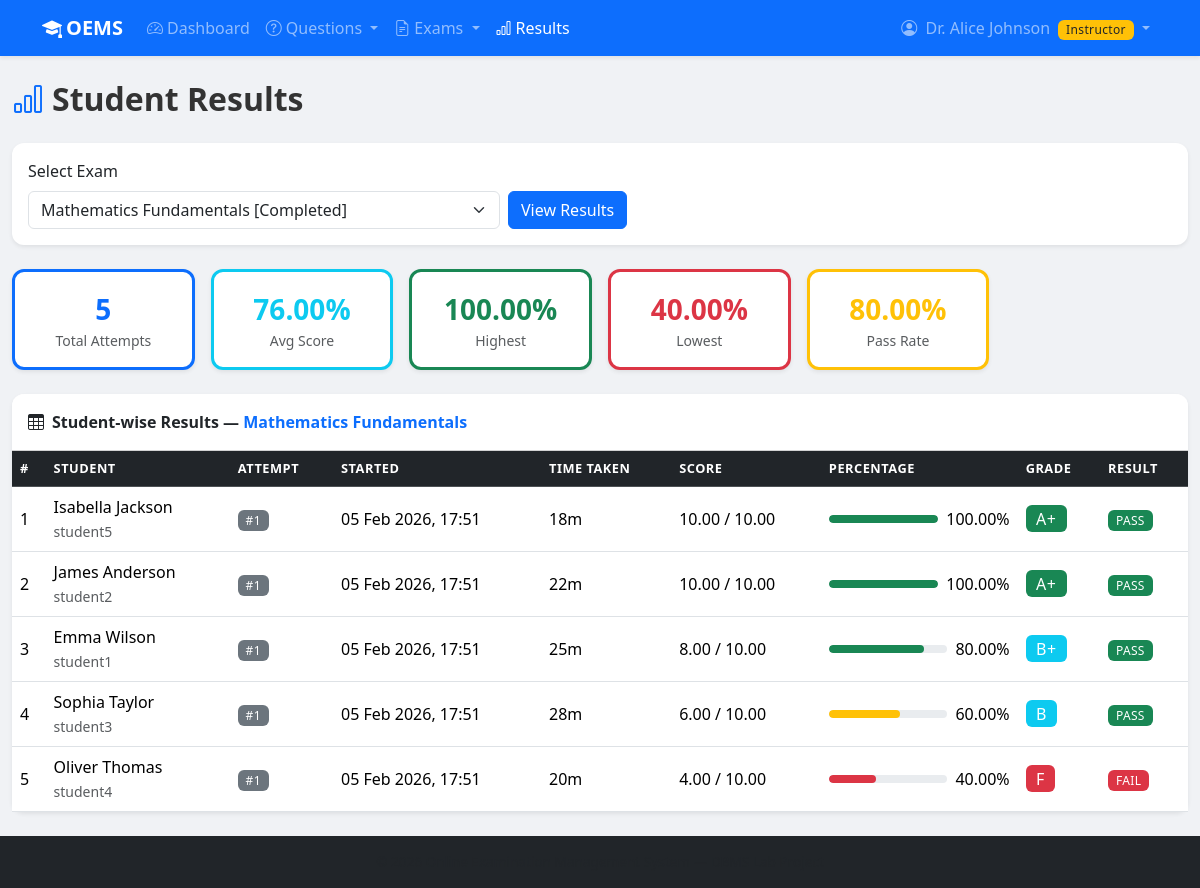
/instructor/student_results.php?exam_id=1 (signed in), run on the app's committed database.
### tables this page shows
CREATE TABLE exams (
    id               INT UNSIGNED AUTO_INCREMENT PRIMARY KEY,
    title            VARCHAR(200) NOT NULL,
    description      TEXT         DEFAULT NULL,
    category_id      INT UNSIGNED NOT NULL,
    created_by       INT UNSIGNED NOT NULL,
    total_marks      DECIMAL(7,2) NOT NULL,
    passing_marks    DECIMAL(7,2) NOT NULL,
    duration_minutes INT UNSIGNED NOT NULL,
    start_time       DATETIME     NOT NULL,
    end_time         DATETIME     NOT NULL,
    is_randomized    TINYINT(1)   NOT NULL DEFAULT 0,
    max_attempts     INT UNSIGNED NOT NULL DEFAULT 1,
    status           ENUM('draft','active','completed','cancelled') NOT NULL DEFAULT 'draft',
    created_at       DATETIME     NOT NULL DEFAULT CURRENT_TIMESTAMP,
    updated_at       DATETIME     NOT NULL DEFAULT CURRENT_TIMESTAMP ON UPDATE CURRENT_TIMESTAMP,
    CONSTRAINT fk_exams_category   FOREIGN KEY (category_id) REFERENCES categories(id) ON DELETE RESTRICT,
    CONSTRAINT fk_exams_created_by FOREIGN KEY (created_by)  REFERENCES users(id)      ON DELETE RESTRICT,
    CONSTRAINT chk_exams_marks      CHECK (passing_marks <= total_marks AND total_marks > 0),
    CONSTRAINT chk_exams_duration   CHECK (duration_minutes > 0),
    CONSTRAINT chk_exams_max_att    CHECK (max_attempts >= 1),
    CONSTRAINT chk_exams_times      CHECK (end_time > start_time)
);

CREATE TABLE results (
    id               INT UNSIGNED AUTO_INCREMENT PRIMARY KEY,
    student_exam_id  INT UNSIGNED NOT NULL UNIQUE,
    student_id       INT UNSIGNED NOT NULL,
    exam_id          INT UNSIGNED NOT NULL,
    total_marks      DECIMAL(7,2) NOT NULL,
    obtained_marks   DECIMAL(7,2) NOT NULL DEFAULT 0.00,
    percentage       DECIMAL(5,2) NOT NULL DEFAULT 0.00,
    grade            VARCHAR(3)   NOT NULL DEFAULT 'F',
    is_passed        TINYINT(1)   NOT NULL DEFAULT 0,
    calculated_at    DATETIME     NOT NULL DEFAULT CURRENT_TIMESTAMP,
    CONSTRAINT fk_results_student_exam FOREIGN KEY (student_exam_id) REFERENCES student_exams(id) ON DELETE CASCADE,
    CONSTRAINT fk_results_student     FOREIGN KEY (student_id)       REFERENCES users(id)         ON DELETE CASCADE,
    CONSTRAINT fk_results_exam        FOREIGN KEY (exam_id)          REFERENCES exams(id)         ON DELETE CASCADE,
    CONSTRAINT chk_results_marks      CHECK (obtained_marks >= 0 AND obtained_marks <= total_marks),
    CONSTRAINT chk_results_pct        CHECK (percentage >= 0 AND percentage <= 100)
);

CREATE TABLE users (
    id            INT UNSIGNED AUTO_INCREMENT PRIMARY KEY,
    username      VARCHAR(50)  NOT NULL UNIQUE,
    email         VARCHAR(100) NOT NULL UNIQUE,
    password_hash VARCHAR(255) NOT NULL,
    full_name     VARCHAR(100) NOT NULL,
    role          ENUM('admin','instructor','student') NOT NULL DEFAULT 'student',
    phone         VARCHAR(20)  DEFAULT NULL,
    created_at    DATETIME     NOT NULL DEFAULT CURRENT_TIMESTAMP,
    updated_at    DATETIME     NOT NULL DEFAULT CURRENT_TIMESTAMP ON UPDATE CURRENT_TIMESTAMP,
    is_active     TINYINT(1)   NOT NULL DEFAULT 1,
    CONSTRAINT chk_users_email CHECK (email LIKE '%@%.%'),
    CONSTRAINT chk_users_phone CHECK (phone IS NULL OR LENGTH(phone) >= 7)
);

CREATE TABLE student_exams (
    id                  INT UNSIGNED AUTO_INCREMENT PRIMARY KEY,
    student_id          INT UNSIGNED NOT NULL,
    exam_id             INT UNSIGNED NOT NULL,
    started_at          DATETIME     NOT NULL DEFAULT CURRENT_TIMESTAMP,
    submitted_at        DATETIME     DEFAULT NULL,
    time_taken_minutes  INT UNSIGNED DEFAULT NULL,
    status              ENUM('in_progress','completed','abandoned') NOT NULL DEFAULT 'in_progress',
    attempt_number      INT UNSIGNED NOT NULL DEFAULT 1,
    CONSTRAINT fk_se_student FOREIGN KEY (student_id) REFERENCES users(id)  ON DELETE CASCADE,
    CONSTRAINT fk_se_exam    FOREIGN KEY (exam_id)    REFERENCES exams(id)   ON DELETE CASCADE,
    CONSTRAINT chk_se_attempt CHECK (attempt_number >= 1)
);

### includes/functions.php (called while the page is built, shortened)
<?php
function formatDate(string $date, string $format = 'd M Y, H:i'): string
{
    return (new DateTime($date))->format($format);
}
function formatDuration(int $minutes): string
{
    $h = intdiv($minutes, 60);
    $m = $minutes % 60;
    if ($h === 0) {
        return "{$m}m";
    }
    return $m === 0 ? "{$h}h" : "{$h}h {$m}m";
}
function gradeBadgeClass(string $grade): string
{
    return match($grade) {
        'A+'     => 'success',
        'A'      => 'primary',
        'B+'     => 'info',
        'B'      => 'info',
        'C'      => 'warning',
        default  => 'danger',
    };
}

### instructor/student_results.php (the view, shortened to what this page needs)
<?php
require_once __DIR__ . '/../includes/functions.php';
$conn    = getDBConnection();
$uid     = (int)$_SESSION['user_id'];
$selectedExam = (int)($_GET['exam_id'] ?? 0);
$myExamsStmt = $conn->prepare(
    "SELECT e.*, cat.name AS category_name
     FROM   exams e JOIN categories cat ON cat.id=e.category_id
     WHERE  e.created_by = ?
     ORDER  BY e.created_at DESC"
);
$myExamsStmt->bind_param('i', $uid);
$myExamsStmt->execute();
$myExams = $myExamsStmt->get_result()->fetch_all(MYSQLI_ASSOC);
$examStats = null;
$results   = [];
if ($selectedExam > 0) {
    $chk = $conn->prepare('SELECT id FROM exams WHERE id=? AND created_by=?');
    $chk->bind_param('ii', $selectedExam, $uid);
    $chk->execute();
    if ($chk->get_result()->num_rows > 0) {
        $stmt = $conn->prepare('SELECT * FROM view_exam_statistics WHERE exam_id=?');
        $stmt->bind_param('i', $selectedExam);
        $stmt->execute();
        $examStats = $stmt->get_result()->fetch_assoc();
        $stmt = $conn->prepare(
            "SELECT u.full_name, u.username, se.started_at, se.submitted_at,
                    se.time_taken_minutes, se.attempt_number,
                    r.total_marks, r.obtained_marks, r.percentage, r.grade, r.is_passed
             FROM   student_exams se
             JOIN   users u ON u.id = se.student_id
             LEFT JOIN results r ON r.student_exam_id = se.id
             WHERE  se.exam_id = ?
             ORDER  BY r.percentage IS NULL, r.percentage DESC, se.started_at DESC"
        );
        $stmt->bind_param('i', $selectedExam);
        $stmt->execute();
        $results = $stmt->get_result()->fetch_all(MYSQLI_ASSOC);
    }
}
?>
<?php require_once __DIR__ . '/../includes/header.php'; ?>
<?php require_once __DIR__ . '/../includes/navbar.php'; ?>
<div class="container-fluid py-4">
    <h2 class="fw-bold mb-4"><i class="bi bi-bar-chart me-2 text-primary"></i>Student Results</h2>
    <div class="card border-0 shadow-sm mb-4">
        <div class="card-body">
            <form method="GET" class="row g-2 align-items-end">
                <div class="col-md-5">
                    <label class="form-label fw-medium">Select Exam</label>
                    <select name="exam_id" class="form-select" onchange="this.form.submit()">
                        <?php foreach ($myExams as $exam): ?>
                        <option value="<?= $exam['id'] ?>" <?= $selectedExam===$exam['id']?'selected':'' ?>>
                            <?= htmlspecialchars($exam['title']) ?>
                            [<?= ucfirst($exam['status']) ?>]
                        </option>
                        <?php endforeach; ?>
                    </select>
                </div>
                <div class="col-auto">
                    <button type="submit" class="btn btn-primary">View Results</button>
                </div>
            </form>
        </div>
    </div>
    <?php if ($examStats): ?>
    <div class="row g-3 mb-4">
        <?php
        $sumCards = [
            ['label'=>'Total Attempts',  'value'=>$examStats['total_attempts'],  'color'=>'primary'],
            ['label'=>'Avg Score',       'value'=>$examStats['avg_score'].'%',   'color'=>'info'],
            ['label'=>'Highest',         'value'=>$examStats['highest_score'].'%','color'=>'success'],
            ['label'=>'Lowest',          'value'=>$examStats['lowest_score'].'%', 'color'=>'danger'],
            ['label'=>'Pass Rate',       'value'=>$examStats['pass_rate'].'%',   'color'=>'warning'],
        ];
        foreach ($sumCards as $sc): ?>
        <div class="col-6 col-md-2">
            <div class="card border-top border-<?= $sc['color'] ?> border-3 shadow-sm text-center p-3">
                <div class="fs-3 fw-bold text-<?= $sc['color'] ?>"><?= $sc['value'] ?></div>
                <div class="text-muted small"><?= $sc['label'] ?></div>
            </div>
        </div>
        <?php endforeach; ?>
    </div>
    <div class="card border-0 shadow-sm">
        <div class="card-header bg-white fw-semibold py-3">
            <i class="bi bi-table me-2"></i>Student-wise Results —
            <span class="text-primary"><?= htmlspecialchars($examStats['title']) ?></span>
        </div>
        <div class="card-body p-0">
            <div class="table-responsive">
                <table class="table table-hover mb-0">
                    <thead class="table-dark">
                        <tr>
                            <th>#</th>
                            <th>Student</th>
                            <th>Attempt</th>
                            <th>Started</th>
                            <th>Time Taken</th>
                            <th>Score</th>
                            <th>Percentage</th>
                            <th>Grade</th>
                            <th>Result</th>
                        </tr>
                    </thead>
                    <tbody>
                        <?php foreach ($results as $i => $r): ?>
                        <tr>
                            <td><?= $i + 1 ?></td>
                            <td>
                                <div class="fw-medium"><?= htmlspecialchars($r['full_name']) ?></div>
                                <small class="text-muted"><?= htmlspecialchars($r['username']) ?></small>
                            </td>
                            <td><span class="badge bg-secondary">#<?= $r['attempt_number'] ?></span></td>
                            <td><?= formatDate($r['started_at']) ?></td>
                            <td><?= $r['time_taken_minutes'] ? formatDuration($r['time_taken_minutes']) : '—' ?></td>
                            <td>
                                <?php if ($r['obtained_marks'] !== null): ?>
                                <?= $r['obtained_marks'] ?> / <?= $r['total_marks'] ?>
                                <?php else: ?>—<?php endif; ?>
                            </td>
                            <td>
                                <?php if ($r['percentage'] !== null): ?>
                                <div class="d-flex align-items-center gap-2">
                                    <div class="progress flex-grow-1" style="height:8px;min-width:60px">
                                        <div class="progress-bar bg-<?= $r['percentage']>=75?'success':($r['percentage']>=50?'warning':'danger') ?>"
                                             style="width:<?= $r['percentage'] ?>%"></div>
                                    </div>
                                    <span><?= $r['percentage'] ?>%</span>
                                </div>
                                <?php else: ?>—<?php endif; ?>
                            </td>
                            <td>
                                <?php if ($r['grade']): ?>
                                <span class="badge bg-<?= gradeBadgeClass($r['grade']) ?> fs-6">
                                    <?= $r['grade'] ?>
                                </span>
                                <?php else: ?>—<?php endif; ?>
                            </td>
                            <td>
                                <?php if ($r['is_passed'] !== null): ?>
                                <span class="badge bg-<?= $r['is_passed'] ? 'success' : 'danger' ?>">
                                    <?= $r['is_passed'] ? 'PASS' : 'FAIL' ?>
                                </span>
                                <?php else: ?>—<?php endif; ?>
                            </td>
                        </tr>
                        <?php endforeach; ?>
                    </tbody>
                </table>
            </div>
        </div>
    </div>
    <?php elseif ($selectedExam > 0): ?>
    <div class="alert alert-warning">Exam not found or access denied.</div>
    <?php endif; ?>
</div>
<?php require_once __DIR__ . '/../includes/footer.php'; ?>

### assets/css/style.css (style rules this page uses)
:root { --oems-primary: #0d6efd; --oems-secondary: #6c757d; --oems-accent: #fd7e14; --oems-success: #198754; --oems-danger: #dc3545; --oems-light-bg: #f8f9fa; --oems-card-shadow: 0 2px 12px rgba(0,0,0,.08); }
body { font-family: 'Segoe UI', system-ui, -apple-system, sans-serif; background-color: #f0f2f5; color: #333; min-height: 100vh; display: flex; flex-direction: column; }
main, .container, .container-fluid { flex: 1; }
.card { border-radius: 12px; }
.card-header { border-radius: 12px 12px 0 0 !important; }
.table th { font-size: 0.8rem; text-transform: uppercase; letter-spacing: 0.04em; }
.table td { vertical-align: middle; }
.progress { border-radius: 50px; overflow: hidden; }
.progress-bar { border-radius: 50px; transition: width .6s ease; }
.badge { font-weight: 500; letter-spacing: 0.03em; }

### data on the page
exams: title "Mathematics Fundamentals"
results: student.full_name "Isabella Jackson", student.username "student5", student_exam.attempt_number "1", student_exam.started_at "05 Feb 2026, 17:51", student_exam.time_taken_minutes "18m", obtained_marks "10.00", total_marks "10.00", percentage "100.00", grade "A+", is_passed "PASS"
results: student.full_name "James Anderson", student.username "student2", student_exam.attempt_number "1", student_exam.started_at "05 Feb 2026, 17:51", student_exam.time_taken_minutes "22m", obtained_marks "10.00", total_marks "10.00", percentage "100.00", grade "A+", is_passed "PASS"
results: student.full_name "Emma Wilson", student.username "student1", student_exam.attempt_number "1", student_exam.started_at "05 Feb 2026, 17:51", student_exam.time_taken_minutes "25m", obtained_marks "8.00", total_marks "10.00", percentage "80.00", grade "B+", is_passed "PASS"
results: student.full_name "Sophia Taylor", student.username "student3", student_exam.attempt_number "1", student_exam.started_at "05 Feb 2026, 17:51", student_exam.time_taken_minutes "28m", obtained_marks "6.00", total_marks "10.00", percentage "60.00", grade "B", is_passed "PASS"
results: student.full_name "Oliver Thomas", student.username "student4", student_exam.attempt_number "1", student_exam.started_at "05 Feb 2026, 17:51", student_exam.time_taken_minutes "20m", obtained_marks "4.00", total_marks "10.00", percentage "40.00", grade "F", is_passed "FAIL"

### other printed values
$fullName "Dr. Alice Johnson"
$role "Instructor"
$sc['value'] "5"
$sc['label'] "Total Attempts"
$sc['value'] "76.00%"
$sc['label'] "Avg Score"
$sc['value'] "100.00%"
$sc['label'] "Highest"
$sc['value'] "40.00%"
$sc['label'] "Lowest"
$sc['value'] "80.00%"
$sc['label'] "Pass Rate"
form field exam_id "Mathematics Fundamentals [Completed]"
